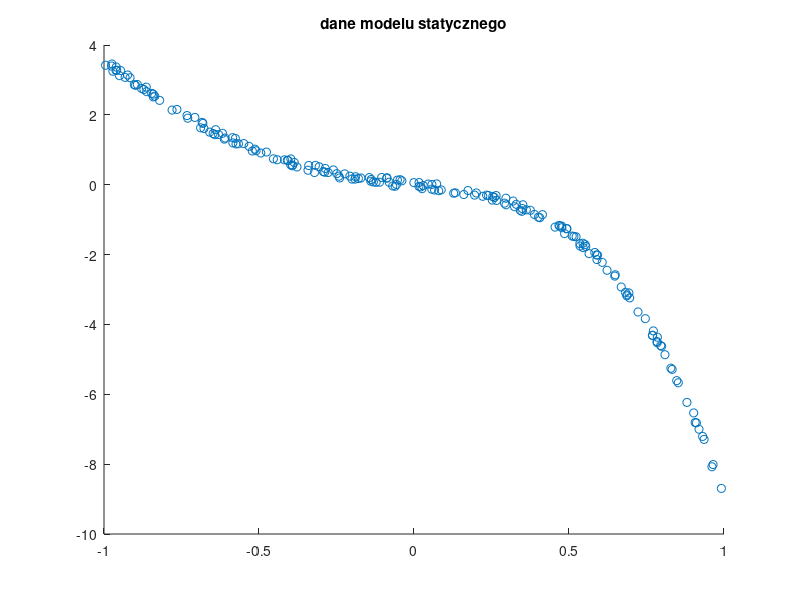
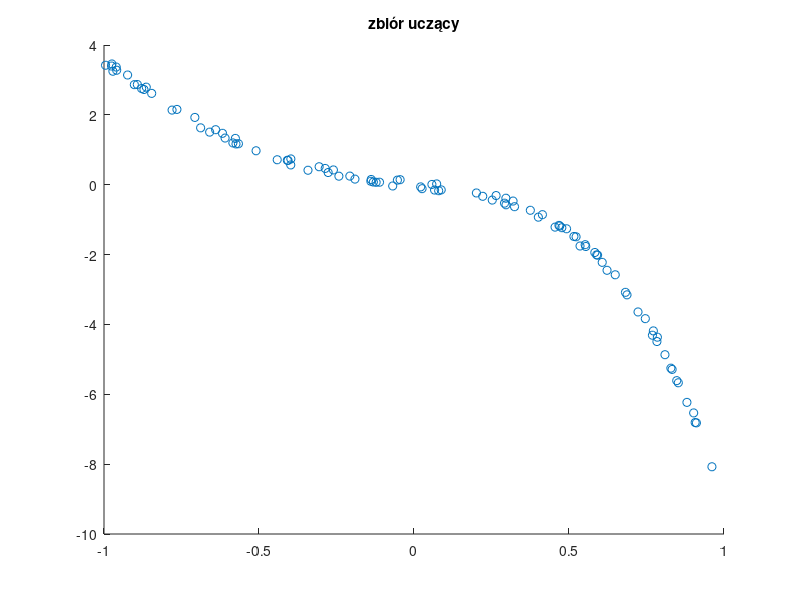
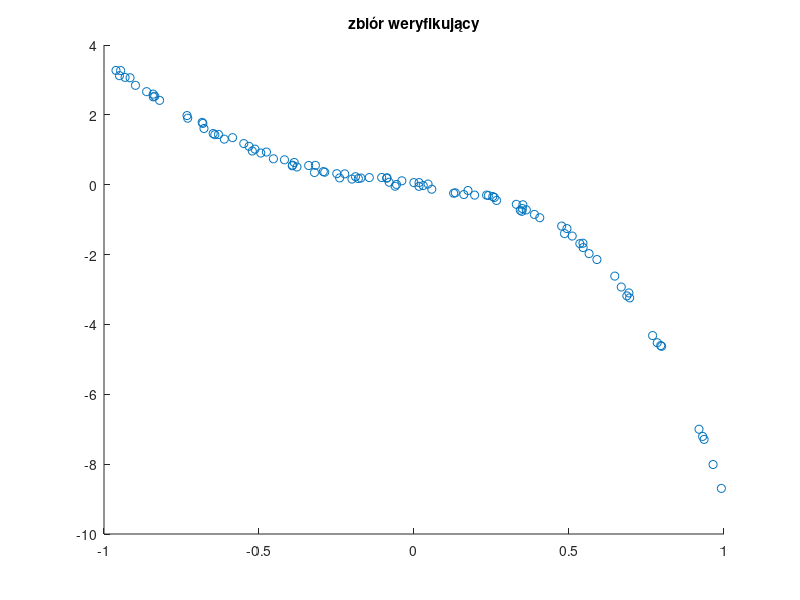
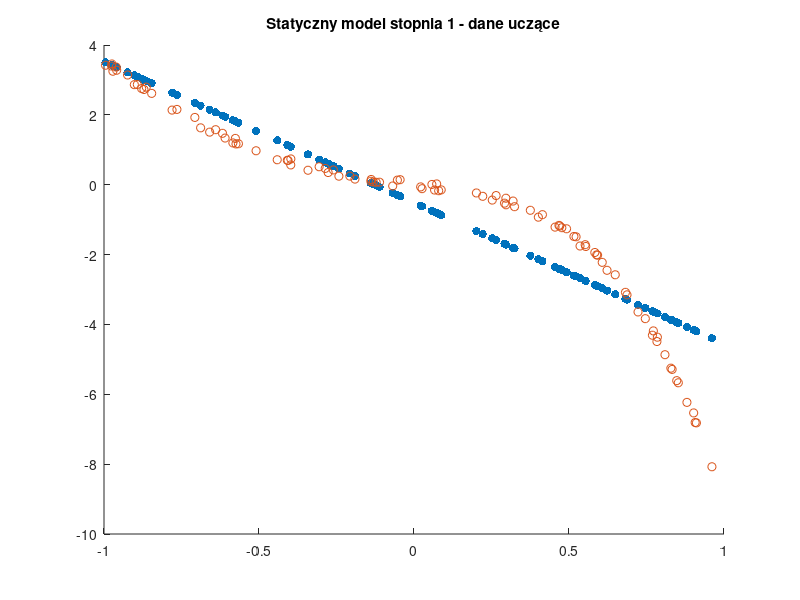

The MATLAB source for these figures, in order:
clear all;
%% inicjalizacja
x0=10;
y0=10;
width=1000;
height=800;
%% import danych
Data = importdata('danestat9.txt');
u = Data(:,1);
y = Data(:,2);
lenght=size(Data);
P = lenght(1); %liczba probek
k_pocz = 1; % probka poczatkowa
%% wykres danych statycznych
h = figure;
set(h,'units','points','position',[x0,y0,width,height]); 
scatter(u,y)
name =  'dane modelu statycznego';
title(name);
name =  'dane_stat.png';
saveas(h,name,'png');
%% podzial na zbior uczacy i weryfikujacy
y_ucz=zeros(P/2,1);u_ucz=zeros(P/2,1);y_wer=zeros(P/2,1);u_wer=zeros(P/2,1);
m=1;n=1;
for k=1:P
   if mod(k,2)==0
       y_ucz(m) = y(k);
       u_ucz(m) = u(k);
       m=m+1;
   else
       y_wer(n) = y(k);
       u_wer(n) = u(k);
       n=n+1;
   end
end
h = figure;
set(h,'units','points','position',[x0,y0,width,height]); 
scatter(u_ucz,y_ucz)
name =  'zbiór uczący';
title(name);
name =  'dane_stat_ucz.png';
saveas(h,name,'png');
h = figure;
set(h,'units','points','position',[x0,y0,width,height]); 
scatter(u_wer,y_wer)
name =  'zbiór weryfikujący';
title(name);
name =  'dane_stat_wer.png';
saveas(h,name,'png');
%% statyczny model 
Y = y_ucz(k_pocz:P/2);
o = ones(P,1);
ymod(1:k_pocz) = y(1:k_pocz);
fid = fopen('bledy_stat','w+'); 

%% N=1
M = [o(k_pocz:P/2) u_ucz(k_pocz:P/2)];
w = M\Y;
ymod_ucz=w(1)+w(2)*u_ucz;
ymod_wer=w(1)+w(2)*u_wer;
    
h = figure;
set(h,'units','points','position',[x0,y0,width,height]); 
scatter(u_ucz,ymod_ucz,'filled')
hold on
scatter(u_ucz,y_ucz)
name =  'Statyczny model stopnia 1 - dane uczące';
title(name);
name =  'dane_stat_1_ucz.png';
saveas(h,name,'png');

h = figure;
set(h,'units','points','position',[x0,y0,width,height]); 
scatter(u_wer,ymod_wer,'filled')
hold on
scatter(u_wer,y_wer)
name =  'Statyczny model stopnia 1 - dane weryfikujące';
title(name);
name =  'dane_stat_1_wer.png';
saveas(h,name,'png');

E_ucz = 0;
E_wer = 0;
for k=k_pocz:P/2
   E_ucz = E_ucz + (ymod_ucz(k)-y_ucz(k))^2; 
   E_wer = E_wer + (ymod_wer(k)-y_wer(k))^2; 
end

fprintf(fid,'dane_ucz_1 %d \n',E_ucz);
fprintf(fid,'dane_wer_1 %d \n',E_wer); 

%% N=2
M = [o(k_pocz:P/2) u_ucz(k_pocz:P/2) u_ucz(k_pocz:P/2).^2];
w = M\Y;
ymod_ucz=w(1)+w(2)*u_ucz+w(3)*u_ucz.^2; 
ymod_wer=w(1)+w(2)*u_wer+w(3)*u_wer.^2;
    
h = figure;
set(h,'units','points','position',[x0,y0,width,height]); 
scatter(u_ucz,ymod_ucz,'filled')
hold on
scatter(u_ucz,y_ucz)
name =  'Statyczny model stopnia 2 - dane uczące';
title(name);
name =  'dane_stat_2_ucz.png';
saveas(h,name,'png');

h = figure;
set(h,'units','points','position',[x0,y0,width,height]); 
scatter(u_wer,ymod_wer,'filled')
hold on
scatter(u_wer,y_wer)
name =  'Statyczny model stopnia 2 - dane weryfikujące';
title(name);
name =  'dane_stat_2_wer.png';
saveas(h,name,'png');

E_ucz = 0;
E_wer = 0;
for k=k_pocz:P/2
   E_ucz = E_ucz + (ymod_ucz(k)-y_ucz(k))^2; 
   E_wer = E_wer + (ymod_wer(k)-y_wer(k))^2; 
end

fprintf(fid,'dane_ucz_2 %d \n',E_ucz);
fprintf(fid,'dane_wer_2 %d \n',E_wer); 

%% N=3
M = [o(k_pocz:P/2) u_ucz(k_pocz:P/2) u_ucz(k_pocz:P/2).^2 u_ucz(k_pocz:P/2).^3];
w = M\Y;
ymod_ucz=w(1)+w(2)*u_ucz+w(3)*u_ucz.^2+w(4)*u_ucz.^3;  
ymod_wer=w(1)+w(2)*u_wer+w(3)*u_wer.^2+w(4)*u_wer.^3;

h = figure;
set(h,'units','points','position',[x0,y0,width,height]); 
scatter(u_ucz,ymod_ucz,'filled')
hold on
scatter(u_ucz,y_ucz)
name =  'Statyczny model stopnia 3 - dane uczące';
title(name);
name =  'dane_stat_3_ucz.png';
saveas(h,name,'png');

h = figure;
set(h,'units','points','position',[x0,y0,width,height]); 
scatter(u_wer,ymod_wer,'filled')
hold on
scatter(u_wer,y_wer)
name =  'Statyczny model stopnia 3 - dane weryfikujące';
title(name);
name =  'dane_stat_3_wer.png';
saveas(h,name,'png');

E_ucz = 0;
E_wer = 0;
for k=k_pocz:P/2
   E_ucz = E_ucz + (ymod_ucz(k)-y_ucz(k))^2; 
   E_wer = E_wer + (ymod_wer(k)-y_wer(k))^2; 
end

fprintf(fid,'dane_ucz_3 %d \n',E_ucz);
fprintf(fid,'dane_wer_3 %d \n',E_wer); 

%% N=4
M = [o(k_pocz:P/2) u_ucz(k_pocz:P/2) u_ucz(k_pocz:P/2).^2 u_ucz(k_pocz:P/2).^3 u_ucz(k_pocz:P/2).^4];
w = M\Y;
ymod_ucz=w(1)+w(2)*u_ucz+w(3)*u_ucz.^2+w(4)*u_ucz.^3+w(5)*u_ucz.^4;  
ymod_wer=w(1)+w(2)*u_wer+w(3)*u_wer.^2+w(4)*u_wer.^3+w(5)*u_wer.^4; 
    
h = figure;
set(h,'units','points','position',[x0,y0,width,height]); 
scatter(u_ucz,ymod_ucz,'filled')
hold on
scatter(u_ucz,y_ucz)
name =  'Statyczny model stopnia 4 - dane uczące';
title(name);
name =  'dane_stat_4_ucz.png';
saveas(h,name,'png');

h = figure;
set(h,'units','points','position',[x0,y0,width,height]); 
scatter(u_wer,ymod_wer,'filled')
hold on
scatter(u_wer,y_wer)
name =  'Statyczny model stopnia 4 - dane weryfikujące';
title(name);
name =  'dane_stat_4_wer.png';
saveas(h,name,'png');

E_ucz = 0;
E_wer = 0;
for k=k_pocz:P/2
   E_ucz = E_ucz + (ymod_ucz(k)-y_ucz(k))^2; 
   E_wer = E_wer + (ymod_wer(k)-y_wer(k))^2; 
end

fprintf(fid,'dane_ucz_4 %d \n',E_ucz);
fprintf(fid,'dane_wer_4 %d \n',E_wer); 

%% N=5
M = [o(k_pocz:P/2) u_ucz(k_pocz:P/2) u_ucz(k_pocz:P/2).^2 u_ucz(k_pocz:P/2).^3 u_ucz(k_pocz:P/2).^4 u_ucz(k_pocz:P/2).^5];
w = M\Y;
ymod_ucz=w(1)+w(2)*u_ucz+w(3)*u_ucz.^2+w(4)*u_ucz.^3+w(5)*u_ucz.^4+w(6)*u_ucz.^5; 
ymod_wer=w(1)+w(2)*u_wer+w(3)*u_wer.^2+w(4)*u_wer.^3+w(5)*u_wer.^4+w(6)*u_wer.^5;

h = figure;
set(h,'units','points','position',[x0,y0,width,height]); 
scatter(u_ucz,ymod_ucz,'filled')
hold on
scatter(u_ucz,y_ucz)
name =  'Statyczny model stopnia 5 - dane uczące';
title(name);
name =  'dane_stat_5_ucz.png';
saveas(h,name,'png');

h = figure;
set(h,'units','points','position',[x0,y0,width,height]); 
scatter(u_wer,ymod_wer,'filled')
hold on
scatter(u_wer,y_wer)
name =  'Statyczny model stopnia 5 - dane weryfikujące';
title(name);
name =  'dane_stat_5_wer.png';
saveas(h,name,'png');

E_ucz = 0;
E_wer = 0;
for k=k_pocz:P/2
   E_ucz = E_ucz + (ymod_ucz(k)-y_ucz(k))^2; 
   E_wer = E_wer + (ymod_wer(k)-y_wer(k))^2; 
end

fprintf(fid,'dane_ucz_5 %d \n',E_ucz);
fprintf(fid,'dane_wer_5 %d \n',E_wer); 

fclose(fid); 
